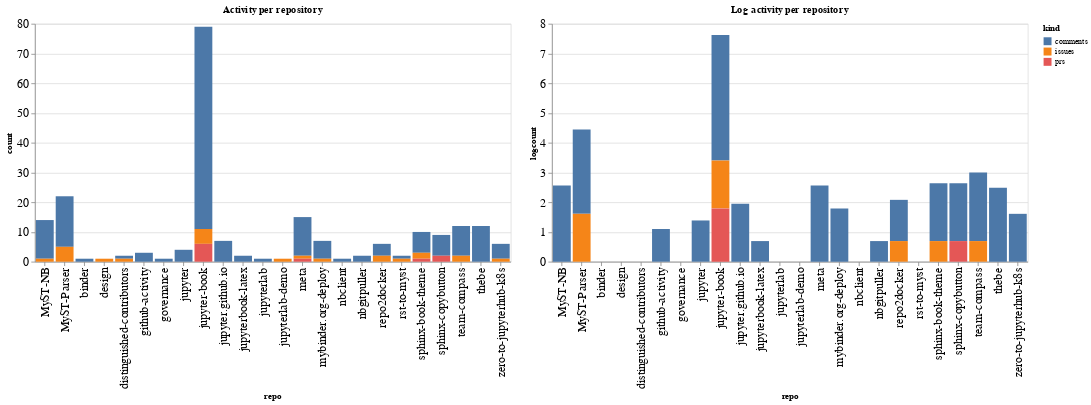

Notebook source saved alongside this figure:
### Code cell
ch1 = alt.Chart(repo_summaries, width=600, title="Activity per repository").mark_bar().encode(
    x='repo',
    y='count',
    color='kind',
    tooltip="kind"
)

ch2 = alt.Chart(repo_summaries, width=600, title="Log activity per repository").mark_bar().encode(
    x='repo',
    y='logcount',
    color='kind',
    tooltip="kind"
)

ch1 | ch2

### Figure 1 — Vega-Lite specification as saved in the notebook (floating-point values rounded to 4 significant figures)
{"config": {"axisLeft": {"labelFontSize": 15}, "axisBottom": {"labelFontSize": 15}}, "hconcat": [{"mark": "bar", "encoding": {"color": {"type": "nominal", "field": "kind"}, "tooltip": {"type": "nominal", "field": "kind"}, "x": {"type": "nominal", "field": "repo"}, "y": {"type": "quantitative", "field": "count"}}, "title": "Activity per repository", "width": 600}, {"mark": "bar", "encoding": {"color": {"type": "nominal", "field": "kind"}, "tooltip": {"type": "nominal", "field": "kind"}, "x": {"type": "nominal", "field": "repo"}, "y": {"type": "quantitative", "field": "logcount"}}, "title": "Log activity per repository", "width": 600}], "data": {"name": "data-65f8d6a0a1db0f970b843d6372245dc9"}, "$schema": "https://vega.github.io/schema/vega-lite/v4.8.1.json", "datasets": {"data-65f8d6a0a1db0f970b843d6372245dc9": [{"repo": "MyST-NB", "kind": "comments", "count": 13, "logcount": 2.565}, {"repo": "MyST-NB", "kind": "issues", "count": 1, "logcount": 0.0}, {"repo": "MyST-Parser", "kind": "comments", "count": 17, "logcount": 2.833}, {"repo": "MyST-Parser", "kind": "issues", "count": 5, "logcount": 1.609}, {"repo": "binder", "kind": "comments", "count": 1, "logcount": 0.0}, {"repo": "design", "kind": "issues", "count": 1, "logcount": 0.0}, {"repo": "distinguished-contributors", "kind": "comments", "count": 1, "logcount": 0.0}, {"repo": "distinguished-contributors", "kind": "issues", "count": 1, "logcount": 0.0}, {"repo": "github-activity", "kind": "comments", "count": 3, "logcount": 1.099}, {"repo": "governance", "kind": "comments", "count": 1, "logcount": 0.0}, {"repo": "jupyter", "kind": "comments", "count": 4, "logcount": 1.386}, {"repo": "jupyter-book", "kind": "comments", "count": 68, "logcount": 4.22}, {"repo": "jupyter-book", "kind": "issues", "count": 5, "logcount": 1.609}, {"repo": "jupyter-book", "kind": "prs", "count": 6, "logcount": 1.792}, {"repo": "jupyter.github.io", "kind": "comments", "count": 7, "logcount": 1.946}, {"repo": "jupyterbook-latex", "kind": "comments", "count": 2, "logcount": 0.6931}, {"repo": "jupyterlab", "kind": "comments", "count": 1, "logcount": 0.0}, {"repo": "jupyterlab-demo", "kind": "issues", "count": 1, "logcount": 0.0}, {"repo": "meta", "kind": "comments", "count": 13, "logcount": 2.565}, {"repo": "meta", "kind": "issues", "count": 1, "logcount": 0.0}, {"repo": "meta", "kind": "prs", "count": 1, "logcount": 0.0}, {"repo": "mybinder.org-deploy", "kind": "comments", "count": 6, "logcount": 1.792}, {"repo": "mybinder.org-deploy", "kind": "issues", "count": 1, "logcount": 0.0}, {"repo": "nbclient", "kind": "comments", "count": 1, "logcount": 0.0}, {"repo": "nbgitpuller", "kind": "comments", "count": 2, "logcount": 0.6931}, {"repo": "repo2docker", "kind": "comments", "count": 4, "logcount": 1.386}, {"repo": "repo2docker", "kind": "issues", "count": 2, "logcount": 0.6931}, {"repo": "rst-to-myst", "kind": "comments", "count": 1, "logcount": 0.0}, {"repo": "rst-to-myst", "kind": "issues", "count": 1, "logcount": 0.0}, {"repo": "sphinx-book-theme", "kind": "comments", "count": 7, "logcount": 1.946}, {"repo": "sphinx-book-theme", "kind": "issues", "count": 2, "logcount": 0.6931}, {"repo": "sphinx-book-theme", "kind": "prs", "count": 1, "logcount": 0.0}, {"repo": "sphinx-copybutton", "kind": "comments", "count": 7, "logcount": 1.946}, {"repo": "sphinx-copybutton", "kind": "prs", "count": 2, "logcount": 0.6931}, {"repo": "team-compass", "kind": "comments", "count": 10, "logcount": 2.303}, {"repo": "team-compass", "kind": "issues", "count": 2, "logcount": 0.6931}, {"repo": "thebe", "kind": "comments", "count": 12, "logcount": 2.485}, {"repo": "zero-to-jupyterhub-k8s", "kind": "comments", "count": 5, "logcount": 1.609}, {"repo": "zero-to-jupyterhub-k8s", "kind": "issues", "count": 1, "logcount": 0.0}]}}
